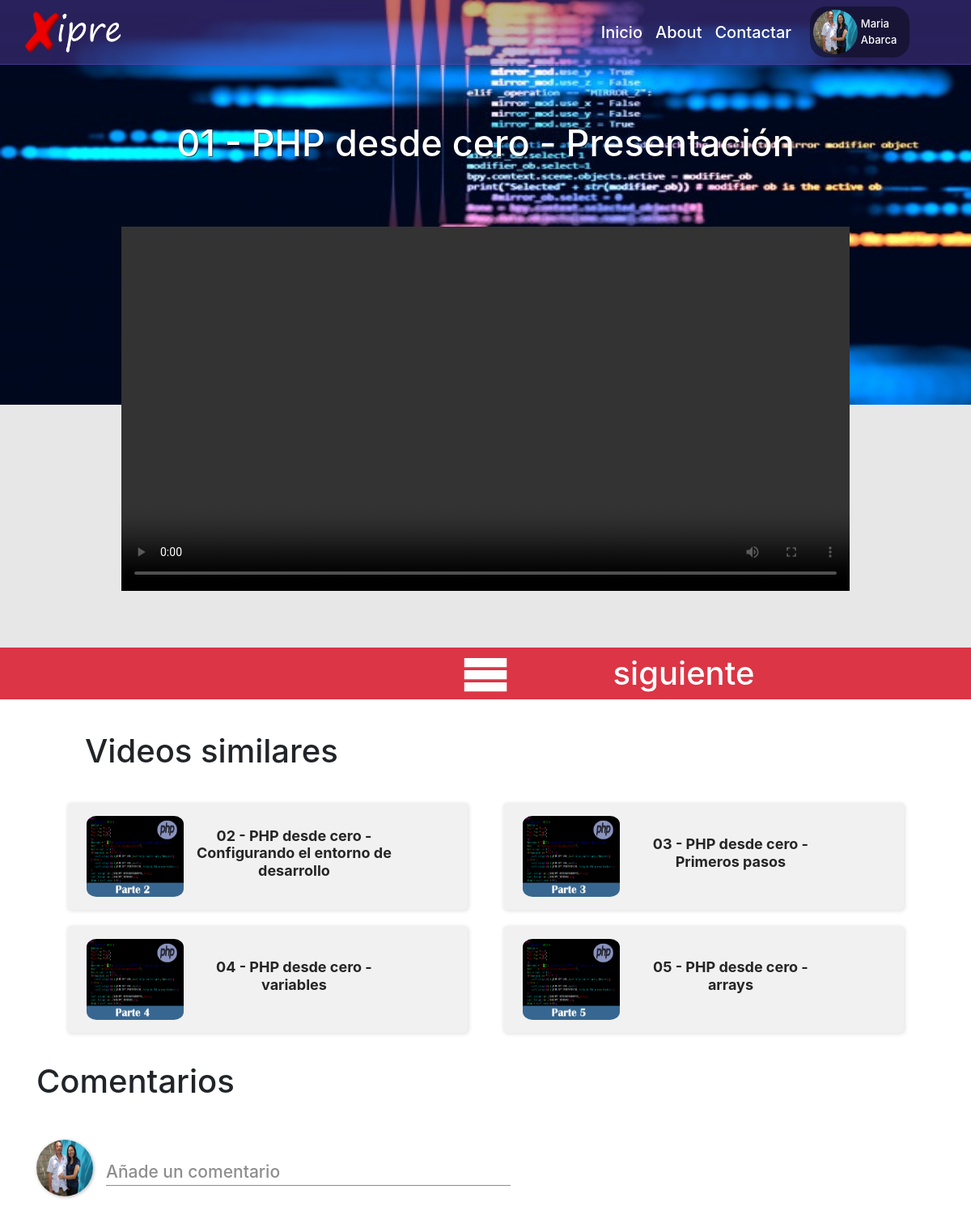
Page /Cursos/videos/?curso=php&video=1 (signed in) on the committed database.
### tables this page shows
CREATE TABLE `user` (
  `email` varchar(999) NOT NULL,
  `image` varchar(999) NOT NULL,
  `password` varchar(255) NOT NULL,
  `nombre` varchar(255) NOT NULL,
  `apellido` varchar(255) NOT NULL
);

CREATE TABLE `php` (
  `id` int(11) NOT NULL,
  `nombre` varchar(999) NOT NULL
);

### db.php (called while the page is built)
<?php
class DB{
private $host;
private $db;
private $user;
private $password;
private $charset;
function __construct(){
	$this->host="localhost";
	$this->db="cursos";
	$this->user="root";
	$this->password="";
	$this->charset="utf8mb4";
}
	function connect(){
		try{
			$connection="mysql:host=". $this->host .";dbname=".$this->db.";charset=".$this->charset;
			$options=[PDO::ATTR_ERRMODE => PDO::ERRMODE_EXCEPTION,
               PDO::ATTR_EMULATE_PREPARES => false];
			$pdo = new PDO ($connection, $this->user, $this->password, $options);
			return $pdo;
		}catch(PDOException $e){
			print_r("Error connection:", $e->getMessage());
		}
	}
}
?>

### iniciarSession.php (called while the page is built, shortened)
<?php
include_once("db.php");
$basedata = new DB();
$query = $basedata->connect()->prepare("SELECT * FROM user WHERE email=:email");
$query->execute(["email"=>$_SESSION['user']]);
while($lista = $query->fetch(PDO::FETCH_ASSOC)){
	$nombre= $lista["nombre"];
	$apellido= $lista["apellido"];
	$imagen= $lista["image"];
}
?>

### Cursos/videos/index.php (the view, shortened to what this page needs)
<!doctype html>
<html lang="es" dir="ltr">
<head>
 <link rel="stylesheet" href="../../css/bootstrap.min.css">
 <link rel="stylesheet" href="../../style.css">
 <link rel="stylesheet" href="estilos.css">
	</head>
<body>
		<?php
	include_once '../../db.php';
class Peliculas extends DB{
	 function mostrarPeliculas($num){
		 $array= array();
       $query = $this->connect()->prepare("SELECT * FROM ".$_GET["curso"]." WHERE id= :num");
       $query->execute(['num' => $num]);
      foreach ($query as $pelicula){
         array_push($array,$pelicula );
      }
     return $array;
 }
	function mostrartodos(){
		 $array= array();
       $query = $this->connect()->query("SELECT * FROM ".$_GET["curso"]."");
      foreach ($query as $pelicula){
         array_push($array,$pelicula );
      }
     return $array;
 }
	function ultimo(){
	   $array= array();
       $query = $this->connect()->query("SELECT * FROM ".$_GET["curso"]." ORDER BY id DESC LIMIT 1");
		foreach($query as $ultimo){
			array_push($array,$ultimo );
		}
		return $array;
	}
}
	$llamada = new Peliculas();
	$arreglo=$llamada->mostrarPeliculas($_GET["video"]);
	$arreglo1=$llamada->ultimo();
	$arreglotodos=$llamada->mostrartodos();
	?>
<?php
	if(isset($_SESSION['user'])){
		include_once("../../iniciarSession.php");}
	?>
<div id="fondo">
<div class="container py-2">
<div class="row menup align-content-center align-items-center align-self-center d-flex">
	<img onclick="location.href='../../'" style="cursor:pointer;" class="incono my-auto" src="../../6.png" height="55px">
	<div onclick="location.href='../../'" class="ocultar ml-md-auto">Inicio</div>
	<div class="ocultar ml-3" >About</div>
	<div class="ocultar ml-3">Contactar</div>
	<?php 	if(!isset($_SESSION['user'])){
	?>
	<div class="ocultar ml-3" onclick="location.href='../../CrearCuenta/'">Registrarse</div>
	<div class="ocultar ml-3" onclick="location.href='../../IniciarSession/'">Iniciar session</div>
	<img src="../../usuario.png" alt="" class="usuarioAnonimo text-white" id="">
	<?php
	}else{?>
	<div class="cajauser d-flex align-content-center align-self-center align-items-center justify-content-center pl-1  pr-3  py-1" style="background: rgba(0,0,0,40%); border-radius:20px;">
		 <?php if($imagen==""){ ?>
	<img src="../../usuario.png" alt="" class="usuario text-white" >
		<?php }else{?>
		<img src="../../usuario/<?php echo $imagen; ?>" alt="" class="usuario text-white" >
		<?php } ?>
		<div id="nombreApellido">
		<p class="m-0 ml-1 tex-white"><?php echo $nombre; ?></p>
		<p class="m-0 ml-1"><?php echo $apellido; ?></p>
		</div>
	</div>
	<?php
	} ?>
</div>
</div>
</div>
<div id="imagen-fondo"><img src="../../fon2.jpg" alt="" width="100%" height="100%"><h1 class="text-center"><?php echo $arreglo[0]["nombre"]; ?></h1></div>
	<div id="fondo_gris">
	<center>
    <video src='<?php echo $_GET["curso"]; ?>/parte<?php echo $arreglo[0]["id"]; ?>.mp4'  preload='metadata'  controls width='1000px'>
	</video>
    </center>
		</div>
	<div class="fondo-cursos bg-danger">
		<div id="munu-video">
			<?php if(1!=$_GET["video"]){?>
	<h1 class="py-2 text-white" id="back" style="cursor: pointer;">anterior</h1><?php }else{?>
			<h1 class="py-2 text-white"></h1>
			<?php } ?>
		<span class="icon-menu" id="menu1" style="cursor: pointer;"></span>
		<?php if($arreglo1[0]["id"]!=$_GET["video"]){?>
		<h1 class="py-2 text-white" id="next" style="cursor: pointer;">siguiente</h1><?php }?></div>
	</div>
	<div class="d-flex mx-auto" style="width:100%; margin-top:40px;">
			<div class="cursos align-content-center align-self-center align-items-center mx-auto">
			<h1 id="titular" style="margin-bottom:40px; text-align: left; margin-left: 5%;">Videos similares</h1>
			<?php
				$id=$_GET["video"];
				$veses=4;
				while($veses>0){
					if($arreglo1[0]["id"]==$id){
						$id=0;
						include("vista-pelicula.php");
					}else{
						include("vista-pelicula.php");
					}
					$veses--;
					$id++;
				}
				?>
		</div></div>
	 <div class="container">
	<h1 id="comenta" class="mt-3" style="">Comentarios</h1>
<?php 	if(isset($_SESSION['user'])){
	?>
		<div  class="mt-4 mt-md-5 d-flex" style="">
	    	<?php if($imagen==""){ ?>
	    <img class="imgUser" src="../../usuario.png" alt="">
			<?php }else{ ?>
			<img class="imgUser" src="../../usuario/<?php echo $imagen; ?>" alt="">
			<?php } ?>
		<div class="ml-3">
			<div id="texto" class="mb-3 mt-4"  contenteditable="true" aria-label="Añade un comentario público…"   placeholder="Añade un comentario"></div>
			</div>
	    </div>
	</div><?php } ?>
</body>
</html>

### Cursos/videos/vista-pelicula.php
<a href="../../Cursos/videos/?curso=<?php  if($_GET["curso"]=="c"){
	echo $_GET["curso"]."#";
}else{echo $_GET["curso"]; } ?>&video=<?php echo $arreglotodos[$id]["id"]; ?>" style="text-decoration: none; color:#252525">
<div class="cursos-cero py-2 align-content-center align-self-center align-items-center" onclick="aviso()"><div id="caja-cursos" class="d-inline-block ml-sm-3"><div class="d-inline-block"><img src="../img videos/<?php echo $_GET["curso"]; ?>/<?php echo $arreglotodos[$id]["id"]; ?>.png" alt="" style="border-radius:10%;"></div></div><h1 class="text-subcursos"><b><?php echo $arreglotodos[$id]["nombre"];?></b></h1></div></a>

### style.css (style rules this page uses)
[class^="icon-"], [class*=" icon-"] { font-family: 'icomoon' !important; speak: none; font-style: normal; font-weight: normal; font-variant: normal; text-transform: none; line-height: 1; -webkit-font-smoothing: antialiased; -moz-osx-font-smoothing: grayscale; }
.icon-menu:before { content: "\e9bd"; }

### Cursos/videos/estilos.css (style rules this page uses)
* { box-sizing:border-box; }
#fondo { width: 100%; height: fit-content; background: rgba(101,72,181,40%); border-bottom:solid 1px rgba(101,72,181,50%); position: absolute; z-index: 1000; }
#fondo div div div, #caja div { font-weight: 500; font-size:20px; color: white; transition:.3s; cursor: pointer; }
.icon-menu { font-size:30px; color: white; }
.icon-menu { display: none; }
.usuario { border-radius:50%; width: 55px; height: 55px; }
#nombreApellido p { font-size: 13px; text-transform: capitalize; }
.cajauser { margin-left: 2%; margin-right: 4%; }
#imagen-fondo { margin-bottom:-20px; padding: 0; height:500px; }
#imagen-fondo h1 { width: 80%; margin: 0 auto; position:relative; top:-70%; color:white; font-size:45px; text-shadow: 1px 1px 0px rgba(0,0,0,60%); }
#menu1 { margin: auto auto; display: flex; font-size:60px; color: white; }
.fondo-cursos { position: relative; margin-top: 15px; display:flex; overflow: hidden; }
.cursos-cero { transition: .5s; background: #f1f1f1; border-radius:5px; display:inline-flex; width: 45%; margin-bottom: 20px; margin-left: 20px; margin-right: 20px; box-shadow: 1px 1px 4px 1px rgba(0,0,0,10%); animation: cursos 1s; overflow: hidden; }
#caja-cursos { margin-right: 1%; }
.cursos { text-align: center; width: 1100px; display: inline-block; }
.text-subcursos { display: inline-block; width: 50%; height: 100%; font-size:18px; }
.cursos-cero div img { width: 120px; height: 100px; }
.cursos-cero div { padding:4px; }
video { position: relative; top:-200px; width:900px; }
#munu-video { display:flex; width: 700px; margin: auto auto; }
#munu-video span { margin: 0 0; position: relative; display: inline-block; text-align: center; align-content: center; align-items: center; align-self: center; width: 40%; }
#munu-video h1 { display: inline-block; margin: 0 0; width: 30%; text-align: center; align-content: center; align-items: center; align-self: center; }
#fondo_gris { width:100%; height:320px; background:#E7E7E7; margin-bottom: -15px; }
#titular { font-size: 40px; }
#texto { width: 500px; outline: none; border-bottom: 1px solid #8D8D8D; cursor:text; font-size: 18px; font-weight:500; text-decoration: none; }
.imgUser { width: 70px; height: 70px; border-radius: 50%; box-shadow: 1px 1px 4px rgba(0,0,0,30%); }
#comenta { font-size: 40px; }

### rows in the picture
user: image (picture), nombre "Maria", apellido "Abarca"
php: nombre "01 - PHP desde cero - Presentación"
php: shows a picture, nombre "02 - PHP desde cero - Configurando el entorno de desarrollo"
php: shows a picture, nombre "03 - PHP desde cero - Primeros pasos"
php: shows a picture, nombre "04 - PHP desde cero - variables"
php: shows a picture, nombre "05 - PHP desde cero - arrays"
